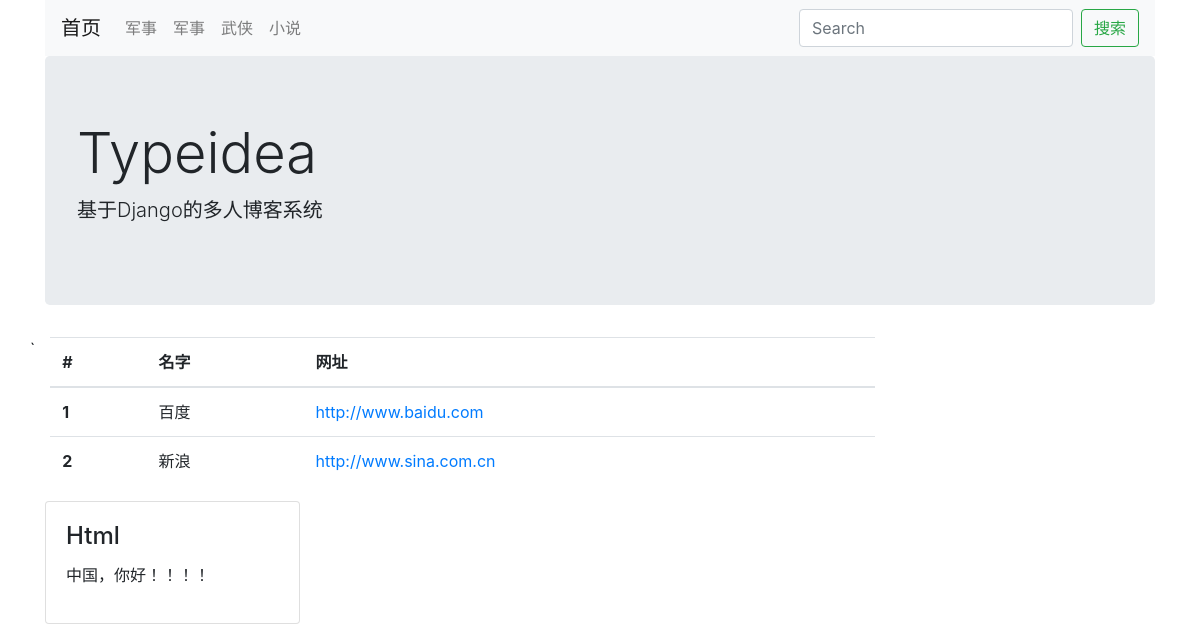
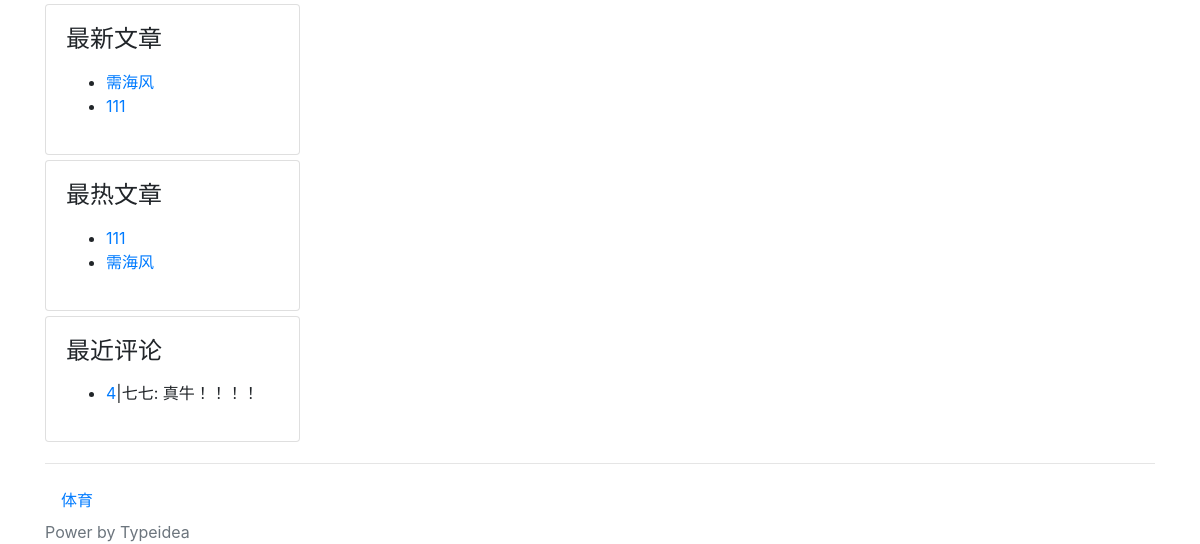
Before: /links/ with the older database file (2 pictures, top to bottom).
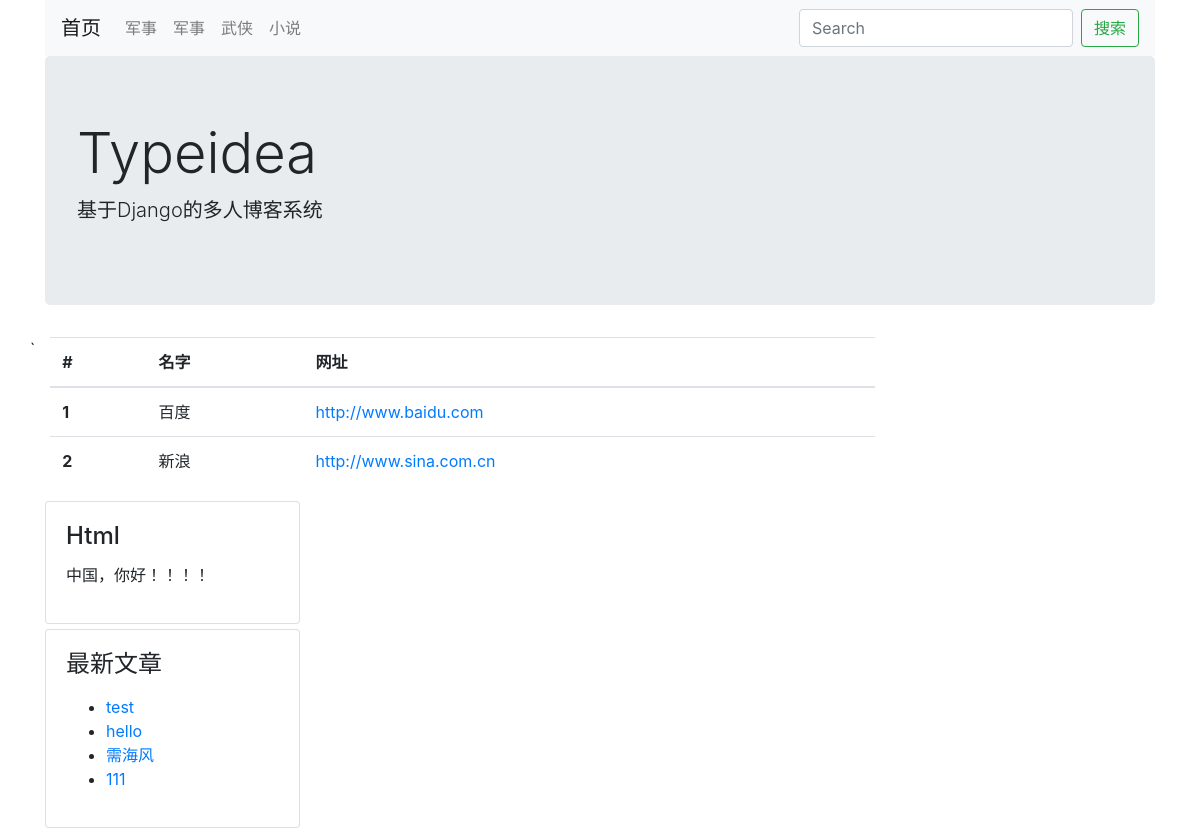
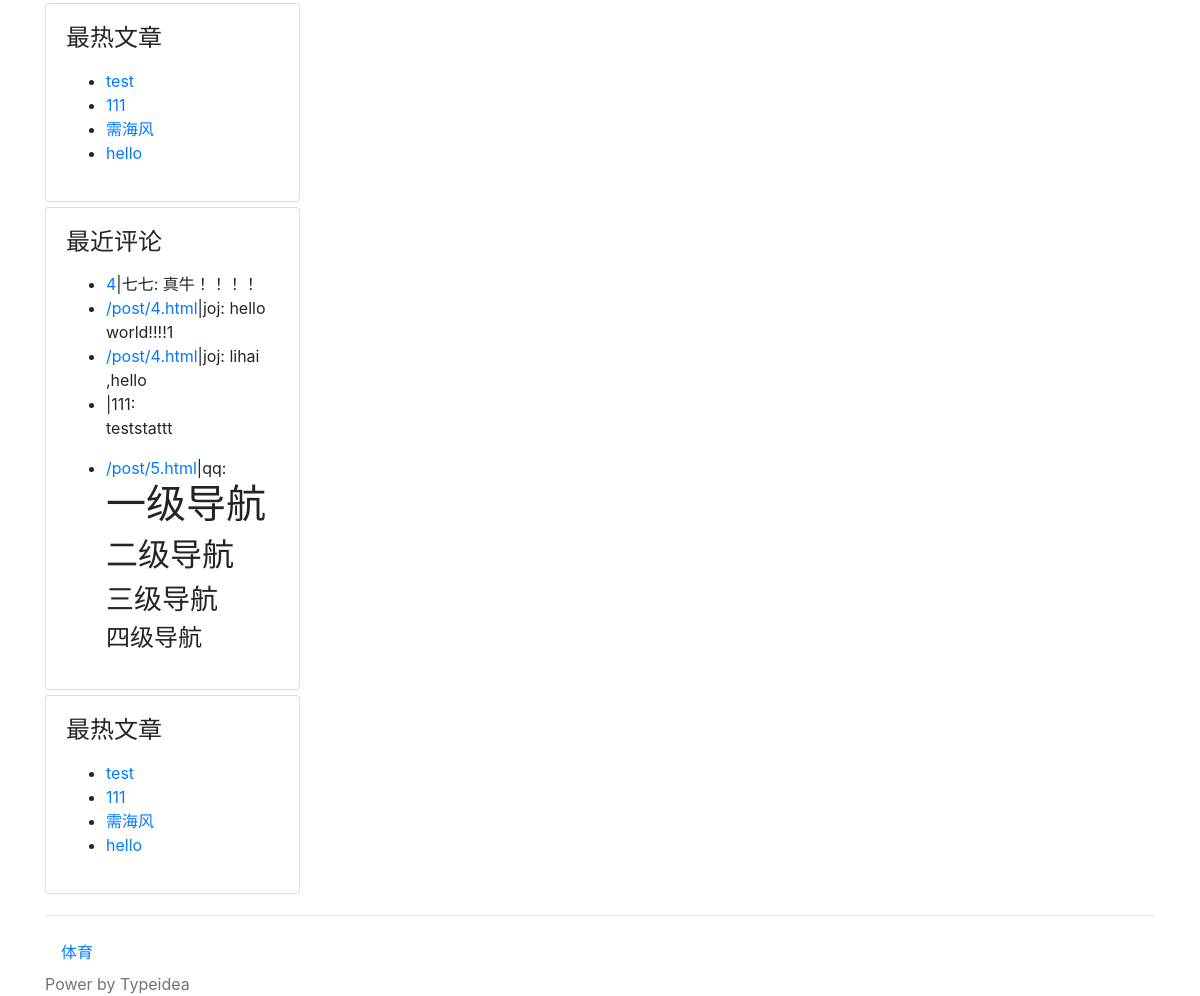
After: the same page with the newer database file (2 pictures, top to bottom).
### blog/models.py (models this page shows, shortened)
class Category(models.Model):
    STATUS_NORMAL = 1
    STATUA_DELETE = 0
    STATUS_ITEMS = (
        (STATUS_NORMAL, '正常'),
        (STATUA_DELETE, '删除'),
    )
    name = models.CharField(max_length=50, verbose_name='名称')
    status = models.PositiveIntegerField(default=STATUS_NORMAL,
                                         choices=STATUS_ITEMS, verbose_name='状态')
    is_nav = models.BooleanField(default=False, verbose_name='是否为导航')
    owner = models.ForeignKey(User, verbose_name='作者', on_delete=models.CASCADE)
    created_time = models.DateTimeField(auto_now_add=True, verbose_name='创建时间')
    class Meta:
        verbose_name = verbose_name_plural = '分类'
    @classmethod
    def get_nvas(cls):
        categories = cls.objects.filter(status=cls.STATUS_NORMAL)
        nav_categories = []
        normal_categories = []
        for cate in categories:
            if cate.is_nav:
                nav_categories.append(cate)
            else:
                normal_categories.append(cate)
        return {
            'navs': nav_categories,
            'categories': normal_categories
        }

class Post(models.Model):
    STATUS_NORMAL = 1
    STATUA_DELETE = 0
    STATUS_DRAFT = 2
    STATUS_ITEMS = (
        (STATUS_NORMAL, '正常'),
        (STATUA_DELETE, '删除'),
        (STATUS_DRAFT, '草稿'),
    )
    title = models.CharField(max_length=255, verbose_name='标题')
    desc = models.CharField(max_length=1024, blank=True, verbose_name='摘要')
    content = models.TextField(verbose_name='正文', help_text="正文必须为MarkDown格式")
    content_html = models.TextField(verbose_name='正文html代码', blank=True, editable=False)
    status = models.PositiveIntegerField(default=STATUS_NORMAL,
                                         choices=STATUS_ITEMS, verbose_name='状态')
    pv = models.PositiveIntegerField(default=1)
    uv = models.PositiveIntegerField(default=1)
    category = models.ForeignKey(Category, verbose_name='分类', on_delete=models.CASCADE)
    tag = models.ManyToManyField(Tag, verbose_name='标签')
    owner = models.ForeignKey(User, verbose_name='作者', on_delete=models.CASCADE)
    created_time = models.DateTimeField(auto_now_add=True, verbose_name='创建时间')
    class Meta:
        verbose_name = verbose_name_plural = '文章'
        ordering = ['-id']
    @classmethod
    def latest_posts(cls):
        queryset = cls.objects.filter(status=cls.STATUS_NORMAL)
        return queryset
    @classmethod
    def hot_posts(cls):
        return cls.objects.filter(status=cls.STATUS_NORMAL).order_by('-pv')

### config/models.py (models this page shows, shortened)
class Link(models.Model):
    STATUS_NORMAL = 1
    STATUA_DELETE = 0
    STATUS_ITEMS = (
        (STATUS_NORMAL, '正常'),
        (STATUA_DELETE, '删除'),
    )
    title = models.CharField(max_length=50, verbose_name='标题')
    href = models.URLField(verbose_name='链接')
    status = models.PositiveIntegerField(default=STATUS_NORMAL, choices=STATUS_ITEMS, verbose_name='状态')
    weight = models.PositiveIntegerField(default=1, choices=zip(range(1, 6), range(1, 6)),
                                         verbose_name='权重', help_text='权重高展示顺序靠前')
    owner = models.ForeignKey(User, verbose_name='作者', on_delete=models.CASCADE)
    created_time = models.DateTimeField(auto_now_add=True, verbose_name='创建时间')
    class Meta:
        verbose_name = verbose_name_plural = '友链'

class SideBar(models.Model):
    DISPLAY_HTML = 1
    DISPLAY_LATEST = 2
    DISPLAY_HOT = 3
    DISPLAY_COMMENT = 4
    STATUS_SHOW = 1
    STATUS_HIDE = 0
    STATUS_ITEMS = (
        (STATUS_SHOW, '展示'),
        ('STATUS_HIDE', '隐藏'),
    )
    SIDE_TYPE = (
        (DISPLAY_HTML, 'HTML'),
        (DISPLAY_LATEST, '最新文章'),
        (DISPLAY_HOT, '最热文章'),
        (DISPLAY_COMMENT, '最近评论'),
    )
    title = models.CharField(max_length=50, verbose_name='标题')
    display_type = models.PositiveIntegerField(default=1, choices=SIDE_TYPE, verbose_name='展示类型')
    content = models.CharField(max_length=500, blank=True, verbose_name='内容')
    status = models.PositiveIntegerField(default=STATUS_SHOW, choices=STATUS_ITEMS, verbose_name='状态')
    owner = models.ForeignKey(User, verbose_name='作者', on_delete=models.CASCADE)
    created_time = models.DateTimeField(auto_now_add=True, verbose_name='创建时间')
    class Meta:
        verbose_name = verbose_name_plural = '侧边栏'
    @classmethod
    def get_all(cls):
        return cls.objects.filter(status=cls.STATUS_SHOW)
    @property
    def content_html(self):
        from blog.models import Post
        from comment.models import Comment
        result = ''
        if self.display_type == self.DISPLAY_HTML:
            result = self.content
        elif self.display_type == self.DISPLAY_LATEST:
            context = {
                'posts': Post.latest_posts()
            }
            result = render_to_string('config/blocks/sidebar_posts.html', context=context)
        elif self.display_type == self.DISPLAY_HOT:
            context = {
                'posts': Post.hot_posts()
            }
            result = render_to_string('config/blocks/sidebar_posts.html', context=context)
        elif self.display_type == self.DISPLAY_COMMENT:
            context = {
                'comments': Comment.objects.filter(status=Comment.STATUS_NORMAL)
            }
            result = render_to_string('config/blocks/sidebar_comments.html', context=context)
        return result

### comment/models.py (models this page shows, shortened)
class Comment(models.Model):
    STATUS_NORMAL = 1
    STATUS_DELETE = 0
    STATUS_ITEMS = (
        (STATUS_NORMAL, '正常'),
        (STATUS_DELETE, '删除'),
    )
    target = models.CharField(max_length=100, verbose_name='评论目标')
    content = models.CharField(max_length=2000, verbose_name='内容')
    nickname = models.CharField(max_length=50, verbose_name='昵称')
    website = models.URLField(verbose_name='网站')
    email = models.EmailField(verbose_name='邮箱')
    status = models.PositiveIntegerField(default=STATUS_NORMAL,
                                         choices=STATUS_ITEMS, verbose_name='状态')
    created_time = models.DateTimeField(auto_now_add=True, verbose_name='创建时间')
    class Meta:
        verbose_name = verbose_name_plural = '评论'

### config/views.py (the view)
# urls.py: re_path(r'^links/$', LinkListView.as_view(), name='links'),
class LinkListView(CommonViewMixin, ListView):
    queryset = Link.objects.filter(status=Link.STATUS_NORMAL)
    template_name = 'config/links.html'
    context_object_name = 'link_list'

### blog/views.py (called while the page is built)
    def get_context_data(self, **kwargs):
        context = super().get_context_data(**kwargs)
        context.update({
            'side_bars': SideBar.get_all(),
        })
        context.update(Category.get_nvas())
        return context

### thems/bootstrap/templates/config/links.html (shortened to what this page needs)
{% extends 'blog/base.html' %}
{% block main %}
    <table class="table">
        <thead>
        <tr>
            <th scope="col">#</th>
            <th scope="col">名字</th>
            <th scope="col">网址</th>
        </tr>
        </thead>
        {% for link in link_list %}
            <tr>
                <th scope="row">{{ forloop.counter }}</th>
                <td>{{ link.title }}</td>
                <td><a href="{{ link.href }}">{{ link.href }}</a></td>
            </tr>
        {% endfor %}
    </table>
{% endblock %}

### thems/bootstrap/templates/blog/base.html (shortened to what this page needs)
{% load static %}
<!DOCTYPE html>
<html lang="en">
<head>
    <link rel="stylesheet" href="{% static 'css/bootstrap.css' %}">
</head>
<body>
<div class="container head">
    <nav class="navbar navbar-expand-lg navbar-light bg-light">
        <a class="navbar-brand" href="#">首页</a>
        <div class="collapse navbar-collapse" id="'navbarSupportedContent">
            <ul class="navbar-nav mr-auto">
                {% for cate in navs %}
                    <li class="nav-item">
                        <a href="{% url 'category-list' cate.id %}" class="nav-link">
                            {{ cate.name }}
                        </a>
                    </li>
                {% endfor %}
            </ul>
            <form class="form-inline my-2 my-lg-0" action="/search/" method="get">
                <input type="search" class="form-control mr-sm-2" placeholder="Search" aria-label="Search"
                       value="{{ keyword }}" name="keyword">
                <button class="btn btn-outline-success" type="submit">搜索</button>
            </form>
        </div>
    </nav>
    <div class="jumbotron">
        <h1 class="display-4">Typeidea</h1>
        <p class="lead">基于Django的多人博客系统</p>
    </div>
</div>
<div class="container main">
    <div class="row">`
        <div class="col-9 post-list">
            {% block main %}
            {% endblock %}
        </div>
        <div class="col-3">
            {% block sidebar %}
                {% for sidebar in side_bars %}
                    <div class="card sidebar post">
                        <div class="card-body">
                            <h4 class="card-title">{{ sidebar.title }}</h4>
                            <p>
                                {{ sidebar.content_html }}
                            </p>
                        </div>
                    </div>
                {% endfor %}
            {% endblock %}
        </div>
    </div>
</div>
<footer class="footer">
    {% block footer %}
        <div class="container">
            <hr>
            <nav class="nav category">
                {% for cate in categories %}
                    <a href="{% url 'category-list' cate.id %}" class="nav-link">{{ cate.name }}</a>
                {% endfor %}
            </nav>
        </div>
        <div class="container power">
            <span class="text-muted">Power by Typeidea</span>
        </div>
    {% endblock %}
</footer>
</body>
</html>

### thems/bootstrap/templates/config/blocks/sidebar_posts.html
<ul>
    {% for post in posts %}
        <li><a href="{% url 'post-detail' post.id %}">{{ post.title }}</a></li>
    {% endfor %}
</ul>

### thems/bootstrap/templates/config/blocks/sidebar_comments.html
<ul>
    {% for comment in comments %}
        <li>
            <a href="{{ comment.target }}">{{ comment.target }}</a>|{{ comment.nickname }}:{% autoescape off %}
            {{ comment.content }}{% endautoescape %}
        </li>
    {% endfor %}
</ul>

Changed rows visible on the page:
added Post: title "test"
added Post: title "hello"
added Comment: target "/post/4.html", nickname "joj", content "hello world!!!!1", shown under SideBar "最近评论"
added Comment: target "/post/4.html", nickname "joj", content "lihai ,hello", shown under SideBar "最近评论"
added Comment: nickname "111", content "teststattt", shown under SideBar "最近评论"
added Comment: target "/post/5.html", nickname "qq", content "一级导航 二级导航 三级导航 四级导航", shown under SideBar "最近评论"
added SideBar: title "最热文章", Post (title "111"), Post (title "需海风")
